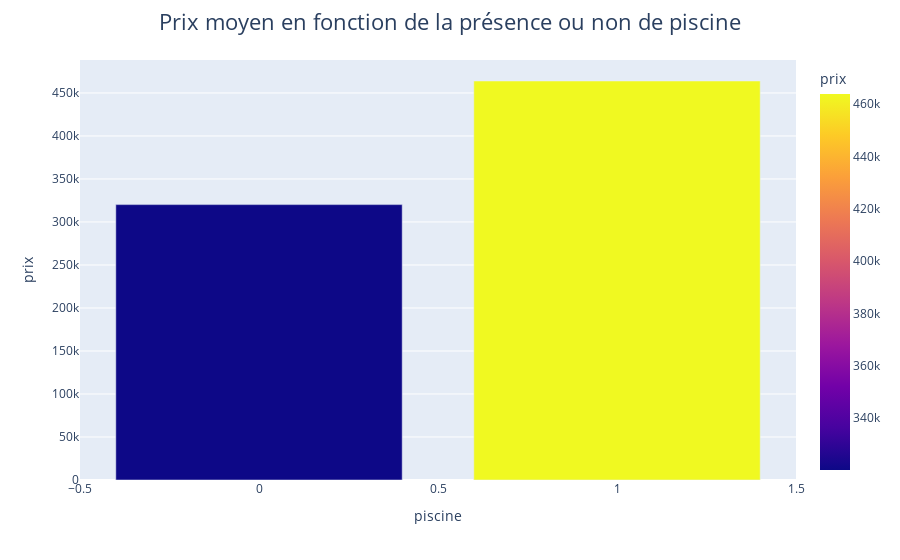

Here is the notebook cell this chart was saved with:
### Markdown cell above
On voit une corrélation positive, mais pas totalement puisque le prix egalement de la localisation.

### Code cell
# On regarde le prix des logements en fonction de la presence ou non d'une piscine

grouped = data.groupby('piscine').mean()

#creation du graphique
fig = px.bar(grouped, x=grouped.index, y='prix', color='prix')

# on ajoute le titre
fig.update_layout(title={'text': "Prix moyen en fonction de la présence ou non de piscine",
                          'font': {'size': 22},
                          'x': 0.5, 'xanchor': 'center'})

fig.show()

### Figure 1 — Plotly figure (JSON) as saved in the notebook; plotly's stock layout.template omitted (floating-point values rounded to 4 significant figures)
{"data": [{"alignmentgroup": "True", "hovertemplate": "piscine=%{x}<br>prix=%{marker.color}<extra></extra>", "legendgroup": "", "marker": {"color": [320200.0, 463900.0], "coloraxis": "coloraxis", "pattern": {"shape": ""}}, "name": "", "offsetgroup": "", "orientation": "v", "showlegend": false, "textposition": "auto", "type": "bar", "x": [0, 1], "xaxis": "x", "y": [320200.0, 463900.0], "yaxis": "y"}], "layout": {"barmode": "relative", "coloraxis": {"colorbar": {"title": {"text": "prix"}}, "colorscale": [[0, "#0d0887"], [0.1111, "#46039f"], [0.2222, "#7201a8"], [0.3333, "#9c179e"], [0.4444, "#bd3786"], [0.5556, "#d8576b"], [0.6667, "#ed7953"], [0.7778, "#fb9f3a"], [0.8889, "#fdca26"], [1, "#f0f921"]]}, "legend": {"tracegroupgap": 0}, "margin": {"t": 60}, "title": {"font": {"size": 22}, "text": "Prix moyen en fonction de la présence ou non de piscine", "x": 0.5, "xanchor": "center"}, "xaxis": {"anchor": "y", "domain": [0, 1], "title": {"text": "piscine"}}, "yaxis": {"anchor": "x", "domain": [0, 1], "title": {"text": "prix"}}}}
